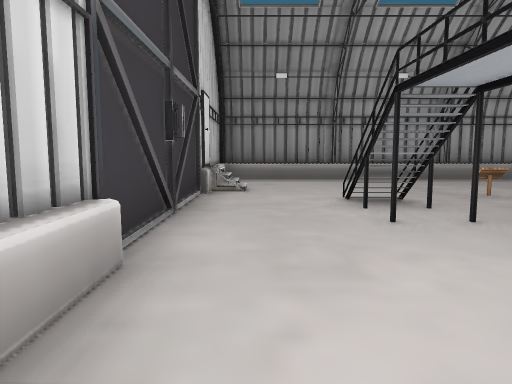
View 1 (above)

13 first-person views from a walk through a 3-D level made in the Unity game engine. The camera is 1.5 m above the floor, tilts 6° down and sees 70° across. The floor is counted in squares, 2 m on a side. Each view is taken from the middle of a square. On the plan, view 1 faces up. The plan holds only what a view shows up to about 11 squares ahead; the rest is blank. The player character is not drawn. Some surface patterns are stand-ins.

View 2
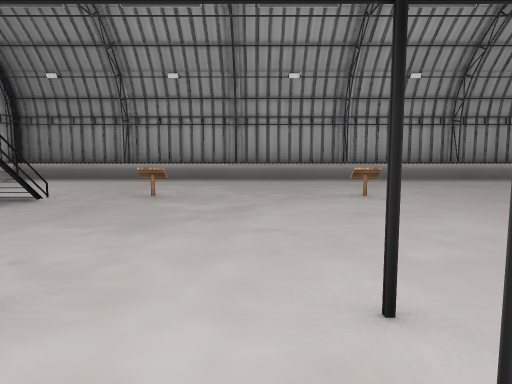

View 3
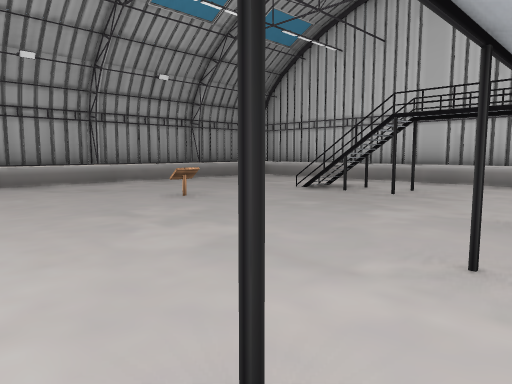

View 4
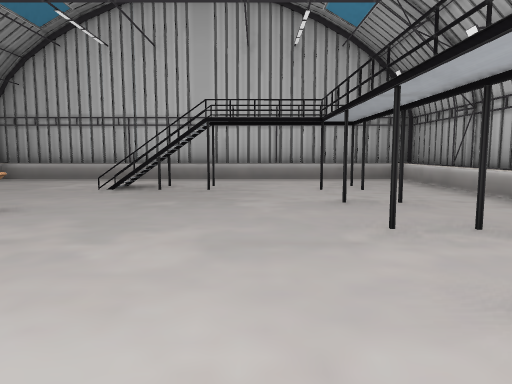

View 5
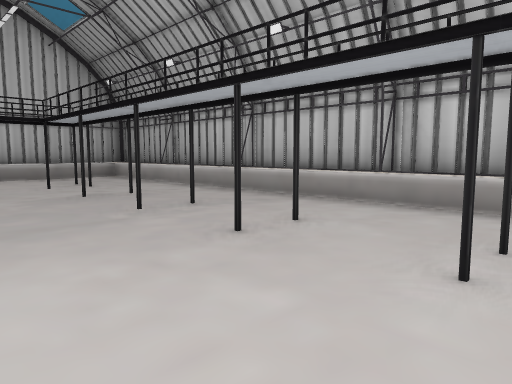

View 6
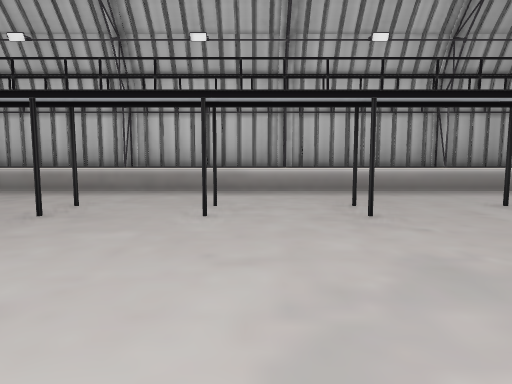

View 7
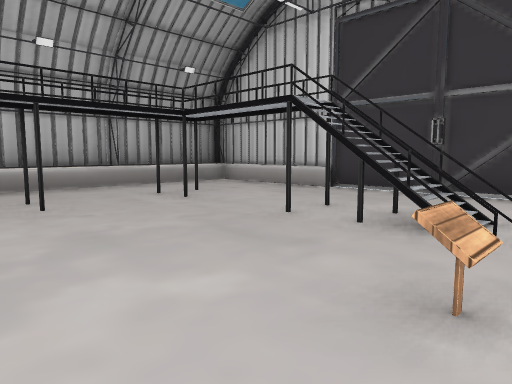

View 8
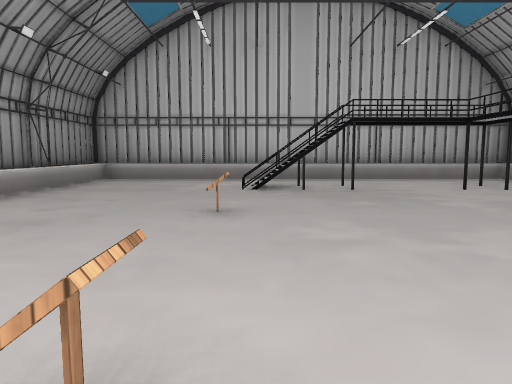

View 9
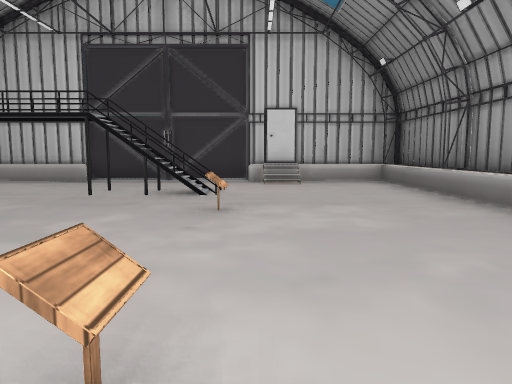

View 10
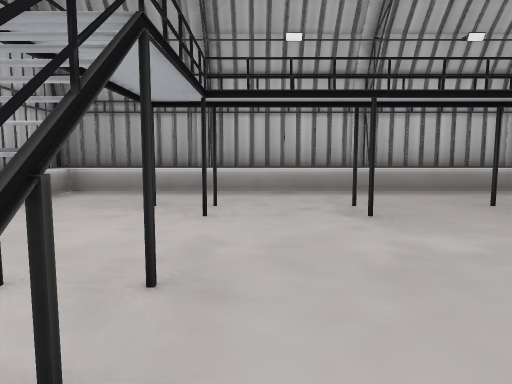

View 11
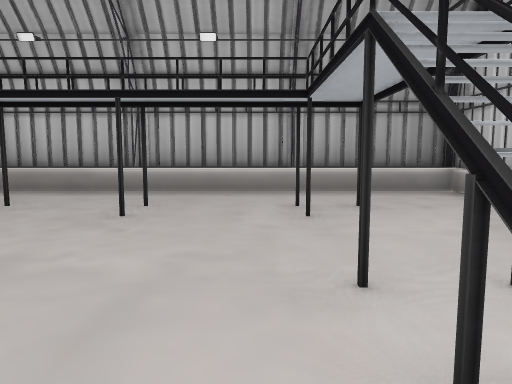

View 12
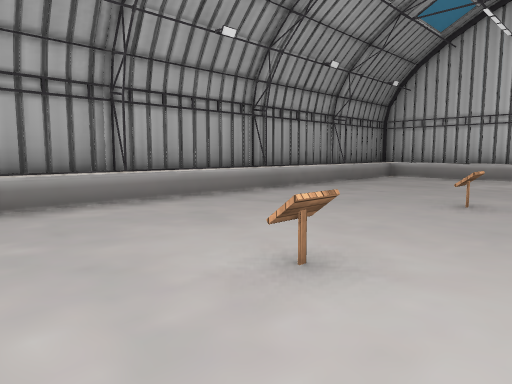

View 13
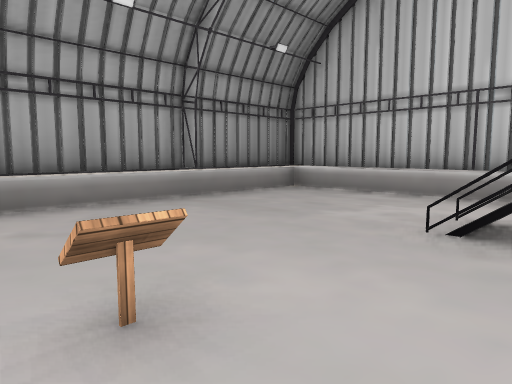

### Floor plan
Key: @ floor where view 1 was taken; # wall or solid block; . floor; ^ raised ledge; S sign.
Columns run from 1 left of view 1 to 18 right of it. Each row starts with its distance up from view 1.
 11 ####################
 10 #..................#
  9 #..................#
  8 #..................#
  7 #..................#
  6 #..#.S...S...S..#..#
  5 #..#............#..#
  4 #..#............#..#
  3 #..................#
  2 #..................#
  1 #..................#
  0 #@.................#
 -1 #^^^^^^^^^^^^^^^^^^^
 -2 ####################

Where each view was taken, in squares from view 1:
view 1: 0 up, 0 right, facing up
view 2: 0 up, 6 right, facing up
view 3: 1 up, 8 right, facing up-right
view 4: 3 up, 7 right, facing right
view 5: 4 up, 6 right, facing down-right
view 6: 6 up, 6 right, facing down
view 7: 7 up, 6 right, facing down-left
view 8: 6 up, 7 right, facing right
view 9: 7 up, 9 right, facing left
view 10: 6 up, 14 right, facing down
view 11: 6 up, 3 right, facing down
view 12: 5 up, 6 right, facing up-right
view 13: 5 up, 11 right, facing up-right
